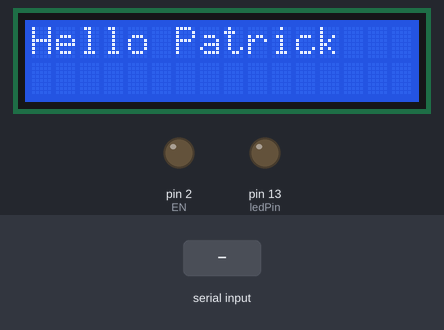
The sketch below on a simulated Arduino Uno, built with avr-gcc and run on an emulated ATmega328P. Parts: 16×2 character LCD, output pins drawn as LEDs (lit = HIGH). Inputs (shaded band) come from the test bench.

Above: at 1.6 s.
At 4.7 s:
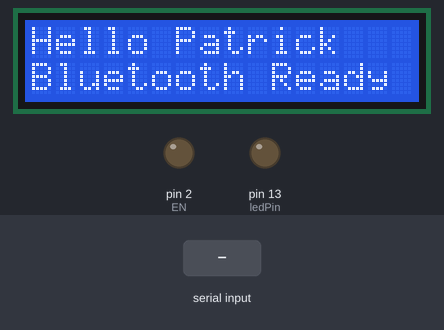
4.8 s: byte 30 received over Serial
At 6.3 s:
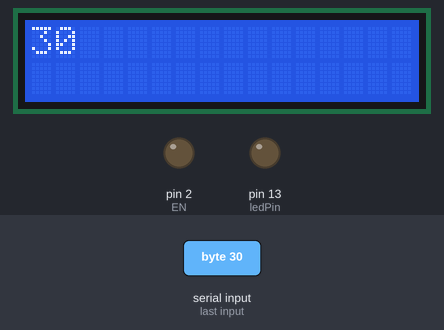
6.8 s: byte 90 received over Serial
At 7.2 s:
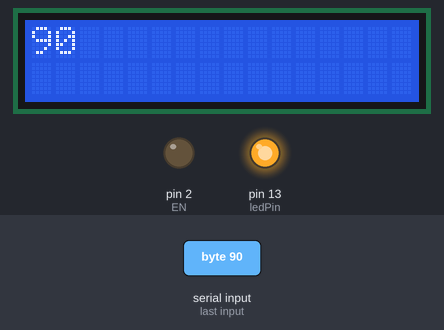
8.8 s: byte 120 received over Serial
At 10.5 s:
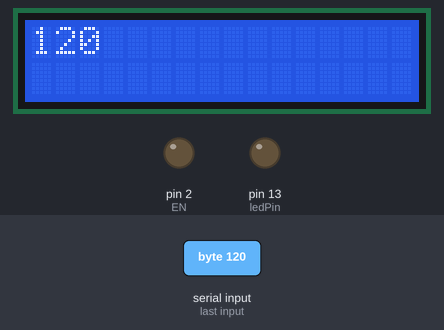
Timing chart, 0 to 12.0 s (numbered marks = the images above; inputs shaded):
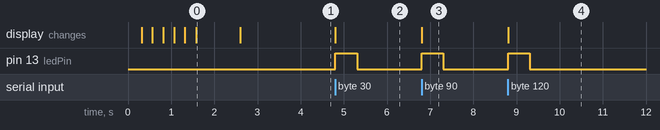

The sketch:

bluetooth.ino
```cpp
int ledPin = 13;
int EN = 2;
int val;

#include <Wire.h>
#include <LiquidCrystal_I2C.h>
LiquidCrystal_I2C lcd(0x27, 2, 1, 0, 4, 5, 6, 7, 3, POSITIVE);  // Set the LCD I2C address


void setup()
{
  pinMode(ledPin, OUTPUT);
  pinMode(EN, OUTPUT);
  Serial.begin(19200);
  lcd.begin(16,2);
  // ------- Quick 3 blinks of backlight  -------------
  for(int i = 0; i< 3; i++)
  {
    lcd.backlight();
    delay(250);
    lcd.noBacklight();
    delay(250);
  }
  lcd.backlight(); // finish with backlight on

//-------- Write characters on the display ------------------
// NOTE: Cursor Position: (CHAR, LINE) start at 0
  lcd.setCursor(0,0); //Start at character 4 on line 0
  lcd.print("Hello Patrick");
  delay(1000);
  lcd.setCursor(0,1);
  lcd.print("Bluetooth Ready");
  delay(1000);
}

void loop()
{
  // receive data

 digitalWrite(EN, LOW);//Enable Receiving Data
 if (Serial.available()) {
    val = Serial.read();
    lcd.clear();
    //while (Serial.available() > 0) {
      // display each character to the LCD
     lcd.print(val);
    //}
    digitalWrite(ledPin, HIGH);
    delay(500);
    digitalWrite(ledPin, LOW);
    delay(500);
 }
}
```

Measured:
- after the input at 4.8 s, pin 13 (ledPin): LOW → HIGH at once, → LOW 0.50 s later; the display: changes at once (image 2)
- after the input at 6.8 s, pin 13 (ledPin): LOW → HIGH at once, → LOW 0.50 s later; the display: changes at once (image 3)
- after the input at 8.8 s, pin 13 (ledPin): LOW → HIGH at once, → LOW 0.50 s later; the display: changes at once (image 4)
- what the display in image 0 shows lasts 1.0 s, from 1.6 s to 2.6 s
